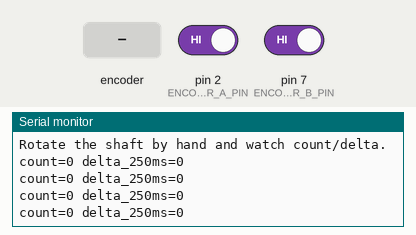
The sketch below on a simulated Arduino Uno, built with avr-gcc and run on an emulated ATmega328P. Shown: the last lines printed to the serial monitor. The test bench sets the inputs (shaded band); at power-on: pin 2 (ENCODER_A_PIN) HIGH, pin 7 (ENCODER_B_PIN) HIGH.

Above: at 1.2 s.
1.3 s: rotary encoder on pin 2 (ENCODER_A_PIN) / pin 7 (ENCODER_B_PIN) turned 1 step (first pin leading)
At 1.68 s:
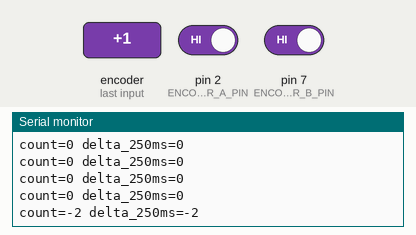
3.0 s: rotary encoder on pin 2 (ENCODER_A_PIN) / pin 7 (ENCODER_B_PIN) turned 1 step (first pin leading)
At 3.18 s:
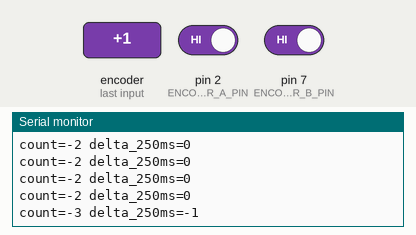
Timing chart, 0 to 6.0 s (numbered marks = the images above; inputs shaded):
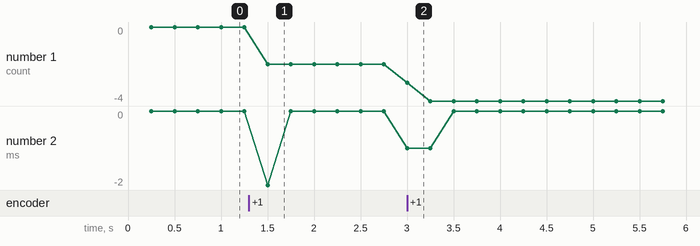

The sketch:

02_encoder_hand_test.ino
```cpp
/*
  Collector Encoder Hand Test

  Wiring:
    Encoder A blue   -> D2
    Encoder B green  -> D7
    Encoder VCC yellow -> 5V
    Encoder GND white  -> GND

  Rotate the shaft by hand. The count should change.
*/

const byte ENCODER_A_PIN = 2;
const byte ENCODER_B_PIN = 7;

volatile long encoderCount = 0;

void onEncoderAChange() {
  bool a = digitalRead(ENCODER_A_PIN);
  bool b = digitalRead(ENCODER_B_PIN);

  if (a == b) {
    encoderCount++;
  } else {
    encoderCount--;
  }
}

void setup() {
  Serial.begin(115200);

  pinMode(ENCODER_A_PIN, INPUT_PULLUP);
  pinMode(ENCODER_B_PIN, INPUT_PULLUP);
  attachInterrupt(digitalPinToInterrupt(ENCODER_A_PIN), onEncoderAChange, CHANGE);

  Serial.println("Collector encoder hand test");
  Serial.println("Rotate the shaft by hand and watch count/delta.");
}

void loop() {
  static unsigned long lastPrintMs = 0;
  static long lastCount = 0;

  unsigned long now = millis();
  if (now - lastPrintMs >= 250) {
    noInterrupts();
    long count = encoderCount;
    interrupts();

    long delta = count - lastCount;

    Serial.print("count=");
    Serial.print(count);
    Serial.print(" delta_250ms=");
    Serial.println(delta);

    lastCount = count;
    lastPrintMs = now;
  }
}
```

Measured:
- after the input at 1.3 s, the serial monitor: prints a new line after 0.20 s (image 1)
- after the input at 3.0 s, the serial monitor: prints a new line at once (image 2)
- plotted number 1: 0 → -2 after the input at 1.3 s, -2 → -4 after the input at 3.0 s
